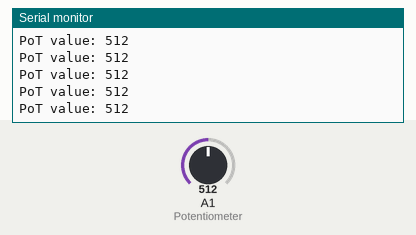
Recording of a sketch running on a simulated Arduino Uno, built with avr-gcc and run on an emulated ATmega328P. On the bench: the last lines printed to the serial monitor. Inputs (shaded band) come from the test bench; at power-on: A1 (Potentiometer) = 512.

Above: at 1.2 s.
1.3 s: A1 (Potentiometer) set to 983
At 1.8 s:
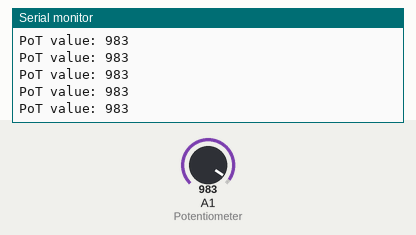
4.3 s: A1 (Potentiometer) set to 1012
At 5.0 s:
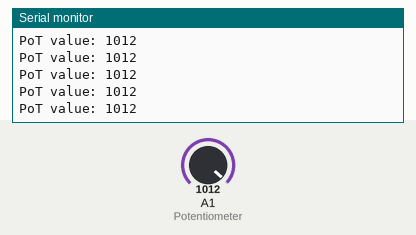
Timing chart, 0 to 7.3 s (numbered marks = the images above; inputs shaded):
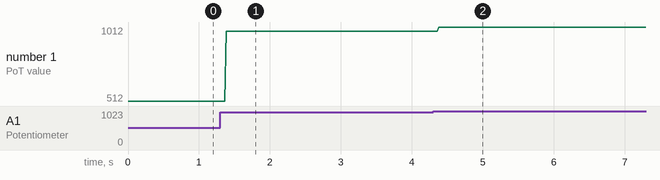

Measured:
- after the input at 1.3 s, the serial monitor: prints a new line after 0.08 s (image 1)
- after the input at 4.3 s, the serial monitor: prints a new line after 0.08 s (image 2)
- plotted number 1: 512 → 983 after the input at 1.3 s, 983 → 1012 after the input at 4.3 s

The sketch:

Arduino-Pot-Basic.ino
```cpp
int Potentiometer = A1; // Potentiometer is connected to analog pin A1 of Arduino.
int PotData = 0;

void setup()
{
  Serial.begin(9600);
  pinMode(Potentiometer, INPUT);

}

void loop()
{

PotData = analogRead(Potentiometer);

Serial.print("PoT value: ");
Serial.print(PotData);
Serial.println("");
//delay(100);

}
```
